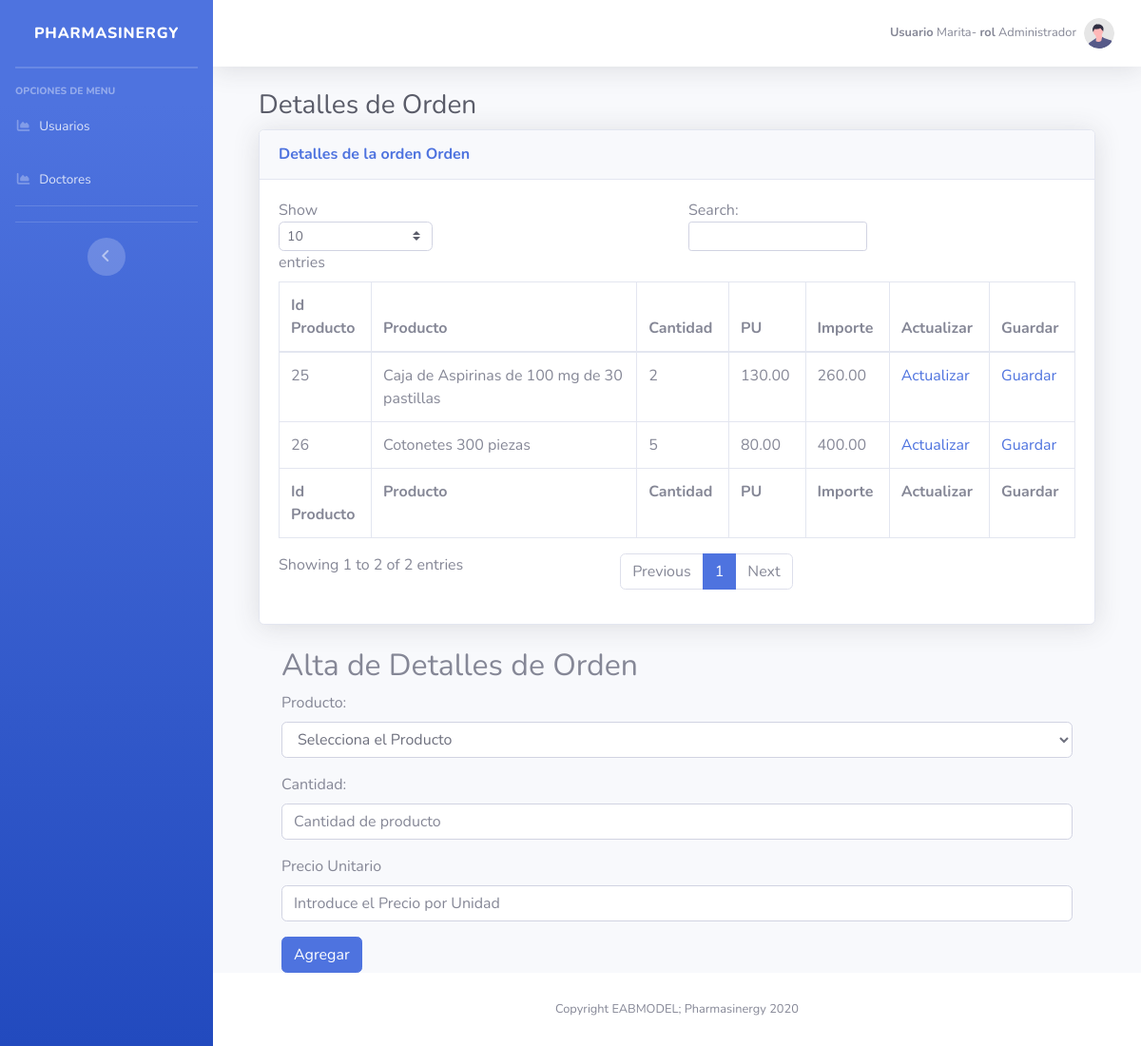
The app's page /crudOrdenDetalle.php?detalle&id_orden=2 (signed in) with its own data.
### tables this page shows
CREATE TABLE `ordendetalle` (
  `Id_ODetalle` int(11) NOT NULL,
  `Id_Orden` int(11) DEFAULT NULL,
  `Id_Producto` int(11) DEFAULT NULL,
  `Cantidad` int(11) DEFAULT NULL,
  `PU` decimal(10,2) DEFAULT NULL,
  `Importe` decimal(10,2) DEFAULT NULL
);

CREATE TABLE `productos` (
  `Id_Producto` int(11) NOT NULL,
  `Id_Medicamento` int(11) DEFAULT NULL,
  `EsMedicamento` tinyint(1) NOT NULL,
  `Nombre` varchar(50) NOT NULL,
  `Descripcion` varchar(255) DEFAULT NULL,
  `Id_Marca` int(11) DEFAULT NULL,
  `UnidadMedida` varchar(50) DEFAULT NULL,
  `CostoDirecto` decimal(15,2) DEFAULT NULL,
  `Precio` decimal(10,2) DEFAULT NULL,
  `Existencia` int(11) DEFAULT NULL,
  `PuntoReorden` int(11) DEFAULT NULL
);

### crudOrdenDetalle.php (the view, shortened to what this page needs)
<?php
require ('conexion.php');
?>
<!DOCTYPE html>
<html lang="es">
<head>
    <link href="vendor/fontawesome-free/css/all.min.css" rel="stylesheet" type="text/css">
    <link href="css/sb-admin-2.min.css" rel="stylesheet">
</head>
<body id="page-top">
    <div id="wrapper">
         <?php include "barraLateral.php"?>
        <div id="content-wrapper" class="d-flex flex-column">
            <div id="content">
     <?php include "barraNavegacion.php"?>
                <div class="container-fluid">
                <div class="container-fluid">
                    <h1 class="h3 mb-2 text-gray-800">Detalles de Orden </h1>
                    <div class="card shadow mb-4">
                        <div class="card-header py-3">
                            <h6 class="m-0 font-weight-bold text-primary">Detalles de la orden Orden</h6>
                        </div>
                        <div class="card-body">
                            <div class="table-responsive">
                                <table class="table table-bordered" id="dataTable" width="100%" cellspacing="0">
                                    <thead>
                                        <tr>
                                          <th>Id Producto</th>
                                          <th>Producto</th>
                                          <th>Cantidad</th>
                                          <th>PU</th>
                                          <th>Importe</th>
                                          <th>Actualizar</th>
                                          <th>Guardar</th>
                                        </tr>
                                    </thead>
                                    <tfoot>
                                        <tr>
                                          <th>Id Producto</th>
                                          <th>Producto</th>
                                          <th>Cantidad</th>
                                          <th>PU</th>
                                          <th>Importe</th>
                                          <th>Actualizar</th>
                                          <th>Guardar</th>
                                        </tr>
                                    </tfoot>
                                    <tbody>
                                      <?php
                                      if ($conn->connect_error) {
                                        die("Conexion Fallida: " . $conn->connect_error);
                                      } else {
                                        $sql = "SELECT DET.Id_ODetalle, DET.Id_Orden, PRO.Descripcion, DET.Cantidad, DET.PU, DET.Importe
                                        FROM OrdenDetalle as DET
                                        JOIN Productos as PRO
                                        ON PRO.Id_Producto = DET.Id_Producto";
                                        $result = $conn->query($sql);
                                        if ($result->num_rows > 0) {
                                          while($row = $result->fetch_assoc()){
                                         ?>
                                        <tr>
                                            <td><?php  echo $row['Id_ODetalle'] ?></td>
                                            <td><?php  echo $row['Descripcion'] ?></td>
                                            <td><?php  echo $row['Cantidad'] ?></td>
                                            <td><?php  echo $row['PU'] ?></td>
                                            <td><?php  echo $row['Importe'] ?></td>
                                            <td><a href="../proyecto/crudOrdenDetalle.php?actualizar&id_orden=<?php echo $row['Id_Orden'] ?>&id_odetalle=<?php echo $row['Id_ODetalle']?>">Actualizar</a> </td>
                                            <td><a href="../proyecto/crudOrdenes.php">Guardar</a> </td>
                                        </tr>
                                        <?php
                                      }
                                    }
                                  }
                                         ?>
                                    </tbody>
                                </table>
                            </div>
                        </div>
                    </div>
                    <?php include "altaModificacionODetalle.php" ?>
                </div>
            </div>
            <footer class="sticky-footer bg-white">
                <div class="container my-auto">
                    <div class="copyright text-center my-auto">
                        <span>Copyright EABMODEL; Pharmasinergy 2020</span>
                    </div>
                </div>
            </footer>
        </div>
    </div>
</body>
</html>

### records on screen
ordendetalle: Id_ODetalle "25", Id_Producto.Descripcion "Caja de Aspirinas de 100 mg de 30 pastillas", Cantidad "2", PU "130.00", Importe "260.00"
ordendetalle: Id_ODetalle "26", Id_Producto.Descripcion "Cotonetes 300 piezas", Cantidad "5", PU "80.00", Importe "400.00"

### other values on screen
$_SESSION['usuarioAutenticado'] "Marita"
$_SESSION['rolUsuario'] "Administrador"
